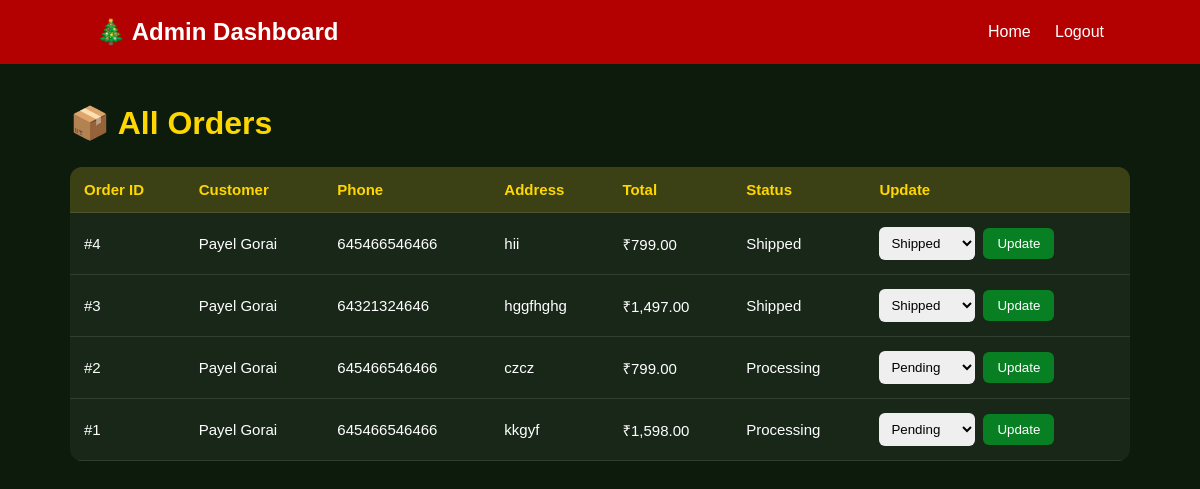
Screenshot of /admin_dashboard.php (signed in) with the database file from the repository.
### tables this page shows
CREATE TABLE `orders` (
  `id` int(11) NOT NULL,
  `user_id` int(11) NOT NULL,
  `customer_name` varchar(150) NOT NULL,
  `phone` varchar(20) NOT NULL,
  `address` text NOT NULL,
  `total_amount` decimal(10,2) NOT NULL,
  `order_status` varchar(50) DEFAULT 'Processing',
  `created_at` timestamp NOT NULL DEFAULT current_timestamp()
);

### admin_dashboard.php (the view, shortened to what this page needs)
<?php
include "db.php";
$sql = "SELECT * FROM orders ORDER BY id DESC";
$result = $conn->query($sql);
?>
<!DOCTYPE html>
<html lang="en">
<head>
</head>
<body>
<nav>
    <h2>🎄 Admin Dashboard</h2>
    <div>
        <a href="index.php">Home</a>
        <a href="logout.php">Logout</a>
    </div>
</nav>
<div  class="container">
    <h1>📦 All Orders</h1>
    <?php if ($result->num_rows > 0) { ?>
        <table>
            <tr>
                <th>Order ID</th>
                <th>Customer</th>
                <th>Phone</th>
                <th>Address</th>
                <th>Total</th>
                <th>Status</th>
                <th>Update</th>
            </tr>
            <?php while ($order = $result->fetch_assoc()) { ?>
                <tr>
                    <td>#<?php echo $order["id"]; ?></td>
                    <td><?php echo htmlspecialchars($order["customer_name"]); ?></td>
                    <td><?php echo htmlspecialchars($order["phone"]); ?></td>
                    <td><?php echo htmlspecialchars($order["address"]); ?></td>
                    <td>₹<?php echo number_format($order["total_amount"], 2); ?></td>
                    <td><?php echo htmlspecialchars($order["order_status"]); ?></td>
                    <td>
                        <form action="update_order_status.php" method="POST" style="display:flex; align-items:center;">
                            <select name="order_status">
                                <option value="Pending" <?php echo $order["order_status"] == "Pending" ? "selected" : ""; ?>>Pending</option>
                                <option value="Shipped" <?php echo $order["order_status"] == "Shipped" ? "selected" : ""; ?>>Shipped</option>
                            </select>
                            <button type="submit">Update</button>
                        </form>
                    </td>
                </tr>
            <?php } ?>
        </table>
    <?php } else { ?>
        <div class="no-orders">No orders yet.</div>
    <?php } ?>
</div>
</body>
</html>

### admin_dashboard.php (style rules this page uses)
* { margin: 0; padding: 0; box-sizing: border-box; font-family: Arial, sans-serif; }
body { background: #0d1b0d; color: white; }
nav { background: #b30000; padding: 18px 8%; display: flex; justify-content: space-between; align-items: center; }
nav h2 { color: white; }
nav a { color: white; text-decoration: none; margin-left: 20px; }
.container { max-width: 1100px; margin: 40px auto; padding: 0 20px; }
.container h1 { color: #ffd700; margin-bottom: 25px; }
table { width: 100%; border-collapse: collapse; background: rgba(255,255,255,0.05); border-radius: 12px; overflow: hidden; }
th, td { padding: 14px; text-align: left; border-bottom: 1px solid rgba(255,255,255,0.1); font-size: 15px; }
th { background: rgba(255,215,0,0.15); color: #ffd700; }
select { padding: 8px; border-radius: 6px; border: none; }
button { padding: 8px 14px; border: none; border-radius: 6px; background: #087f23; color: white; cursor: pointer; margin-left: 8px; }

### rows the page displays
orders: id "4", customer_name "Payel Gorai", phone "645466546466", address "hii", total_amount "799.00", order_status "Shipped"
orders: id "3", customer_name "Payel Gorai", phone "64321324646", address "hggfhghg", total_amount "1,497.00", order_status "Shipped"
orders: id "2", customer_name "Payel Gorai", phone "645466546466", address "czcz", total_amount "799.00", order_status "Processing"
orders: id "1", customer_name "Payel Gorai", phone "645466546466", address "kkgyf", total_amount "1,598.00", order_status "Processing"
